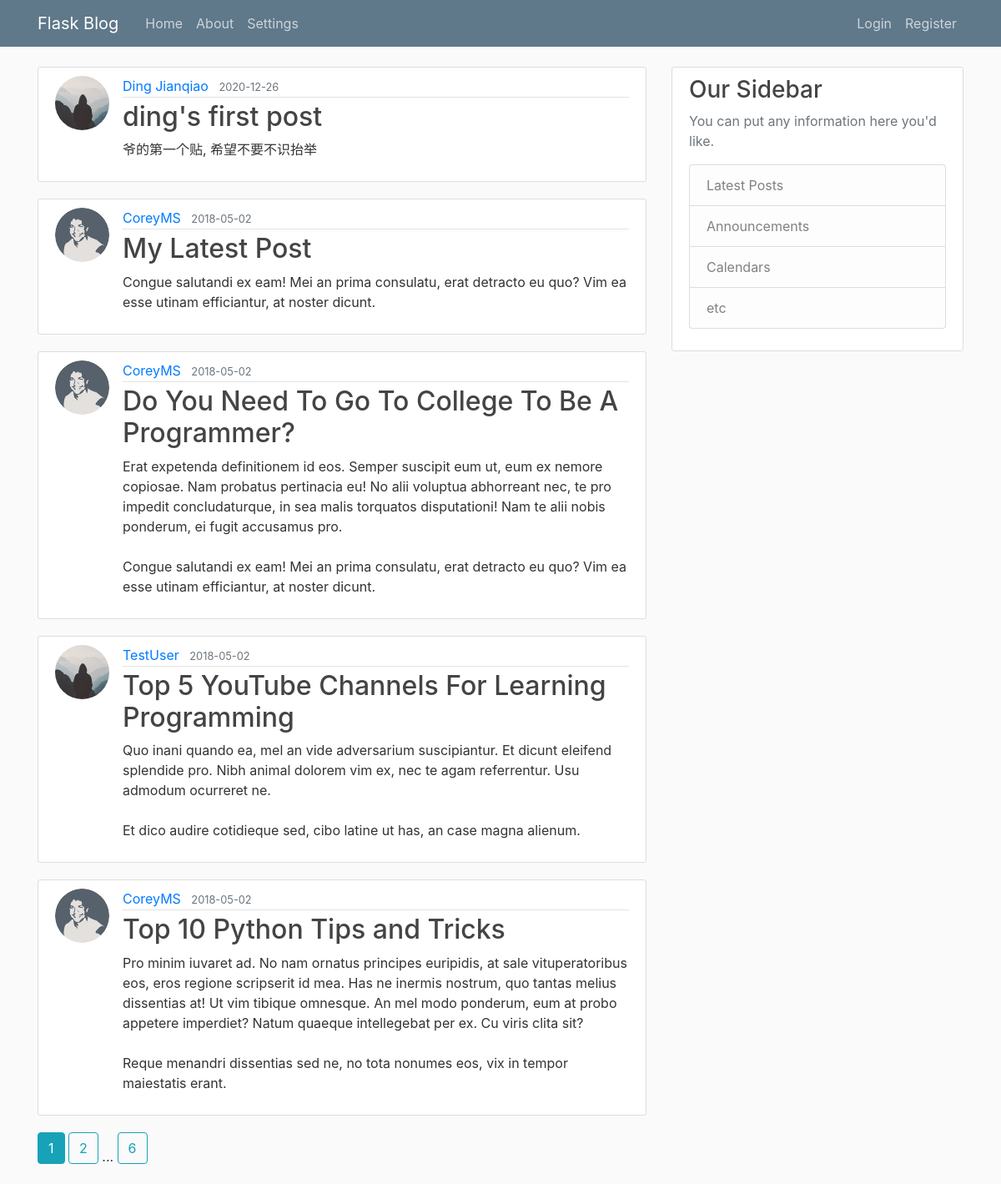
The page /home on the database its author committed.
### flaskblog/models.py (models this page shows, shortened)
class Post(db.Model):
    id = db.Column(db.Integer, primary_key=True)
    title = db.Column(db.String(100), nullable=False)
    date_posted = db.Column(db.DateTime, nullable=False, default=datetime.utcnow)
    content = db.Column(db.Text, nullable=False)
    user_id = db.Column(db.Integer, db.ForeignKey('user.id'), nullable=False)

class User(db.Model, UserMixin):
    id = db.Column(db.Integer, primary_key=True)
    username = db.Column(db.String(20), unique=True, nullable=False)
    email = db.Column(db.String(120), unique=True, nullable=False)
    image_file = db.Column(db.String(20), nullable=False, default='default.jpg')
    password = db.Column(db.String(60), nullable=False)
    posts = db.relationship('Post', backref='author', lazy=True)

### flaskblog/main/routes.py (the view)
@main.route("/")
@main.route("/home")
def home():
    page = request.args.get('page', 1, type=int)
    posts = Post.query.order_by(Post.date_posted.desc()).paginate(page=page, per_page=5)
    return render_template('home.html', posts=posts)

### flaskblog/templates/home.html
{% extends "layout.html" %}
{% block content %}
    {% for post in posts.items %}
        <article class="media content-section">
          <img class="rounded-circle article-img" src="{{ url_for('static', filename='profile_pics/' + post.author.image_file) }}">
          <div class="media-body">
            <div class="article-metadata">
              <a class="mr-2" href="{{ url_for('users.user_posts', username=post.author.username) }}">{{ post.author.username }}</a>
              <small class="text-muted">{{ post.date_posted.strftime('%Y-%m-%d') }}</small>
            </div>
            <h2><a class="article-title" href="{{ url_for('posts.post', post_id=post.id) }}">{{ post.title }}</a></h2>
            <p class="article-content">{{ post.content }}</p>
          </div>
        </article>
    {% endfor %}
    {% for page_num in posts.iter_pages(left_edge=1, right_edge=1, left_current=1, right_current=2) %}
      {% if page_num %}
        {% if posts.page == page_num %}
          <a class="btn btn-info mb-4" href="{{ url_for('main.home', page=page_num) }}">{{ page_num }}</a>
        {% else %}
          <a class="btn btn-outline-info mb-4" href="{{ url_for('main.home', page=page_num) }}">{{ page_num }}</a>
        {% endif %}
      {% else %}
        ...
      {% endif %}
    {% endfor %}
{% endblock content %}

### flaskblog/templates/layout.html (shortened to what this page needs)
<!DOCTYPE html>
<html>
<head>
    <link rel="stylesheet" href="https://maxcdn.bootstrapcdn.com/bootstrap/4.0.0/css/bootstrap.min.css">
    <link rel="stylesheet" type="text/css" href="{{ url_for('static', filename='main.css') }}">
</head>
<body>
    <header class="site-header">
      <nav class="navbar navbar-expand-md navbar-dark bg-steel fixed-top">
        <div class="container">
          <a class="navbar-brand mr-4" href="/">Flask Blog</a>
          <div class="collapse navbar-collapse" id="navbarToggle">
            <div class="navbar-nav mr-auto">
              <a class="nav-item nav-link" href="{{ url_for('main.home') }}">Home</a>
              <a class="nav-item nav-link" href="{{ url_for('main.about') }}">About</a>
              <a class="nav-item nav-link" href="{{ url_for('main.settings') }}">Settings</a>
            </div>
            <div class="navbar-nav">
              {% if current_user.is_authenticated %}
                <a class="nav-item nav-link" href="{{ url_for('posts.new_post') }}">New Post</a>
                <a class="nav-item nav-link" href="{{ url_for('users.account') }}">Account</a>
                <a class="nav-item nav-link" href="{{ url_for('users.logout') }}">Logout</a>
              {% else %}
                <a class="nav-item nav-link" href="{{ url_for('users.login') }}">Login</a>
                <a class="nav-item nav-link" href="{{ url_for('users.register') }}">Register</a>
              {% endif %}
            </div>
          </div>
        </div>
      </nav>
    </header>
    <main role="main" class="container">
      <div class="row">
        <div class="col-md-8">
          {% block content %}{% endblock %}
        </div>
        <div class="col-md-4">
          <div class="content-section">
            <h3>Our Sidebar</h3>
            <p class='text-muted'>You can put any information here you'd like.
              <ul class="list-group">
                <li class="list-group-item list-group-item-light">Latest Posts</li>
                <li class="list-group-item list-group-item-light">Announcements</li>
                <li class="list-group-item list-group-item-light">Calendars</li>
                <li class="list-group-item list-group-item-light">etc</li>
              </ul>
            </p>
          </div>
        </div>
      </div>
    </main>
</body>
</html>

### flaskblog/static/main.css (style rules this page uses)
body { background: #fafafa; color: #333333; margin-top: 5rem; }
h1, h2, h3, h4, h5, h6 { color: #444444; }
.bg-steel { background-color: #5f788a; }
.site-header .navbar-nav .nav-link { color: #cbd5db; }
.content-section { background: #ffffff; padding: 10px 20px; border: 1px solid #dddddd; border-radius: 3px; margin-bottom: 20px; }
.article-title { color: #444444; }
.article-content { white-space: pre-line; }
.article-img { height: 65px; width: 65px; margin-right: 16px; }
.article-metadata { padding-bottom: 1px; margin-bottom: 4px; border-bottom: 1px solid #e3e3e3 }

### rows shown on the page
Post: image_file (placeholder picture), author.username "Ding Jianqiao", date_posted "2020-12-26", title "ding's first post", content "爷的第一个贴, 希望不要不识抬举"
Post: image_file (picture), author.username "CoreyMS", date_posted "2018-05-02", title "My Latest Post", content "Congue salutandi ex eam! Mei an prima consulatu, erat detracto eu quo? Vim ea esse utinam efficiantur, at noster dicunt."
Post: image_file (picture), author.username "CoreyMS", date_posted "2018-05-02", title "Do You Need To Go To College To Be A Programmer?", content "Erat expetenda definitionem id eos. Semper suscipit eum ut, eum ex nemore copiosae. Nam probatus pertinacia eu! No alii voluptua abhorreant nec, te pro impedit concludaturque, in sea malis torquatos disputationi! Nam te alii nobis ponderum, ei fugit accusamus pro. Congue salutandi ex eam! Mei an prima consulatu, erat detracto eu quo? Vim ea esse utinam efficiantur, at noster dicunt."
Post: image_file (placeholder picture), author.username "TestUser", date_posted "2018-05-02", title "Top 5 YouTube Channels For Learning Programming", content "Quo inani quando ea, mel an vide adversarium suscipiantur. Et dicunt eleifend splendide pro. Nibh animal dolorem vim ex, nec te agam referrentur. Usu admodum ocurreret ne. Et dico audire cotidieque sed, cibo latine ut has, an case magna alienum."
Post: image_file (picture), author.username "CoreyMS", date_posted "2018-05-02", title "Top 10 Python Tips and Tricks", content "Pro minim iuvaret ad. No nam ornatus principes euripidis, at sale vituperatoribus eos, eros regione scripserit id mea. Has ne inermis nostrum, quo tantas melius dissentias at! Ut vim tibique omnesque. An mel modo ponderum, eum at probo appetere imperdiet? Natum quaeque intellegebat per ex. Cu viris clita sit? Reque menandri dissentias sed ne, no tota nonumes eos, vix in tempor maiestatis erant."

### other values the page prints
{{ page_num }} "1"
{{ page_num }} "2" "6"
